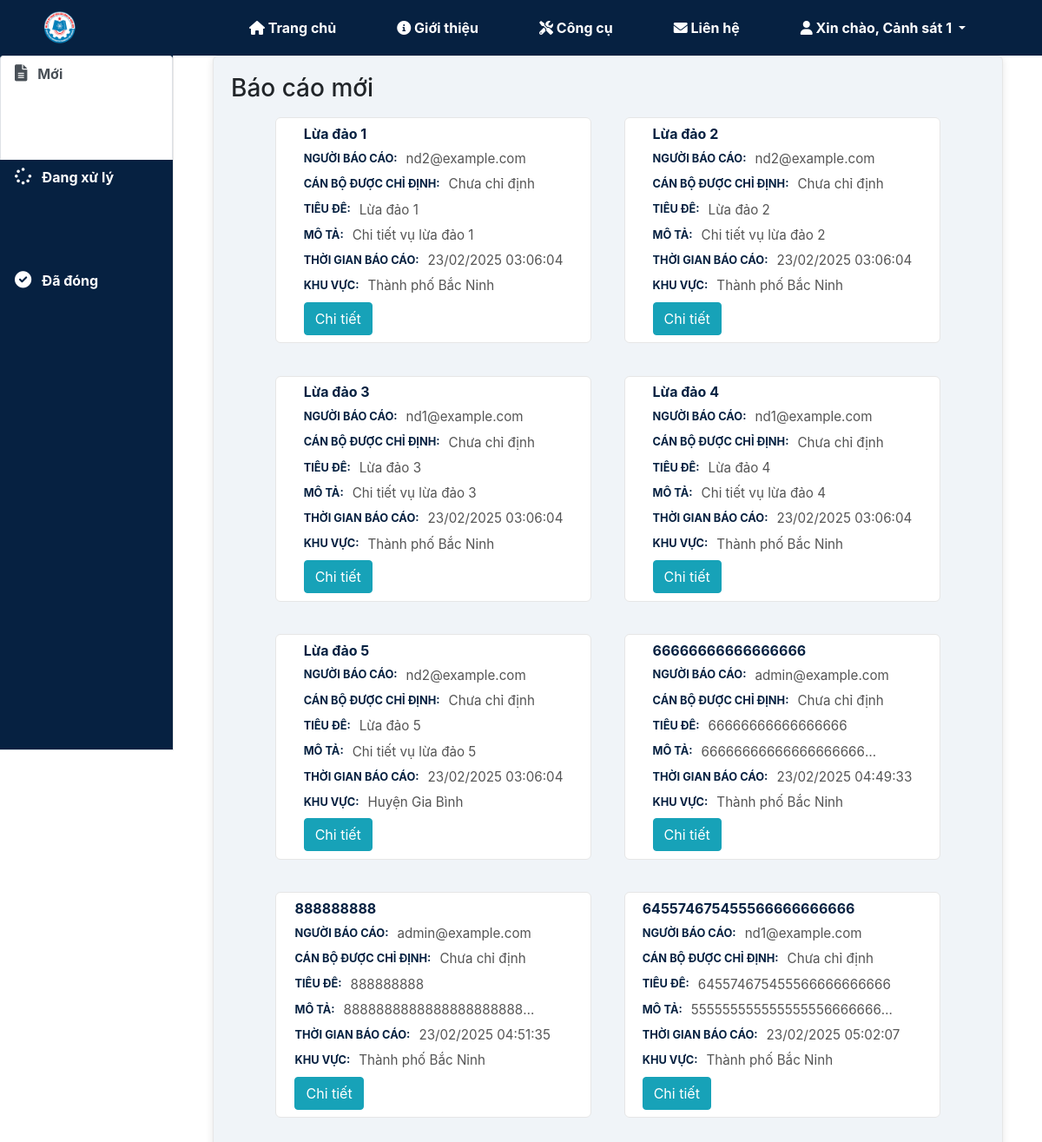
Page /police_officer/reports (signed in) on the committed database.
### asrp/models.py (models this page shows, shortened)
class User(UserMixin, db.Model):
    __tablename__ = 'users'
    id = db.Column(db.Integer, primary_key=True)
    username = db.Column(db.String(64), index=True, unique=True)
    email = db.Column(db.String(120), index=True, unique=True)
    password_hash = db.Column(db.String(128))
    full_name = db.Column(db.String(150), nullable=False)
    phone_number = db.Column(db.String(20), nullable=False)
    role = db.Column(
        db.Enum('user', 'police_officer', 'admin'),
        default='user',
        nullable=False
    )
    unit_id = db.Column(db.Integer, db.ForeignKey('units.id'), nullable=True)
    date_joined = db.Column(db.DateTime, default=datetime.utcnow, nullable=False)
    is_active = db.Column(db.Boolean, default=True, nullable=False)
    personal_photo = db.Column(db.String(200), nullable=True)
    id_card_photo = db.Column(db.String(200), nullable=True)
    additional_info = db.Column(db.Text, nullable=True)
    verification_status = db.Column(
        db.Enum('pending', 'verified', 'rejected'),
        default='pending',
        nullable=False
    )
    reports = relationship('Report', foreign_keys='Report.user_id', back_populates='user')
    unit = db.relationship('Unit', backref='members', lazy='joined')
    authored_contents = db.relationship('Content', backref='author', lazy='dynamic')

class Report(db.Model):
    __tablename__ = 'reports'
    id = db.Column(db.Integer, primary_key=True)
    user_id = db.Column(db.Integer, db.ForeignKey('users.id'), nullable=False)
    area_id = db.Column(db.Integer, db.ForeignKey('areas.id'), nullable=False)
    title = db.Column(db.String(200), nullable=False)
    description = db.Column(db.Text, nullable=False)
    latitude = db.Column(db.Float, nullable=True)
    longitude = db.Column(db.Float, nullable=True)
    date_submitted = db.Column(db.DateTime, default=datetime.utcnow, nullable=False)
    status = db.Column(
        db.Enum('new', 'in_progress', 'closed', 'resolved'),
        default='new',
        nullable=False
    )
    assigned_officer_id = db.Column(db.Integer, db.ForeignKey('users.id'), nullable=True)
    created_at = db.Column(db.DateTime, default=datetime.utcnow, nullable=False)
    updated_at = db.Column(
        db.DateTime,
        default=datetime.utcnow,
        onupdate=datetime.utcnow,
        nullable=False
    )
    user = relationship('User', foreign_keys=[user_id], back_populates='reports')
    assigned_officer = db.relationship('User', foreign_keys=[assigned_officer_id])
    area = db.relationship(
        'Area',
        backref='reports',
        lazy='joined'
    )
    attachments = db.relationship('Attachment', backref='report', lazy='select')

class Area(db.Model):
    __tablename__ = 'areas'
    id = db.Column(db.Integer, primary_key=True)
    name = db.Column(db.String(150), nullable=False)
    description = db.Column(db.Text, nullable=True)

### asrp/blueprints/police_officer/routes.py (the view)
@police_officer_bp.route('/reports', methods=['GET'])
@login_required
def view_reports():
    if current_user.role != 'police_officer':
        flash('Bạn không có quyền truy cập trang này.', 'danger')
        return redirect(url_for('main.index'))
    reports = Report.query.options(
        joinedload(Report.user),
        joinedload(Report.area),
        joinedload(Report.assigned_officer)
    ).filter(
        (Report.assigned_officer_id == None) | (Report.assigned_officer_id == current_user.id)
    ).all()
    return render_template('police_officer/reports.html', reports=reports)

### asrp/templates/police_officer/reports.html (shortened to what this page needs)
{% extends "base.html" %}
{% block content %}
<link rel="stylesheet" href="{{ url_for('static', filename='css/police_officer.css') }}">
  <link href="https://stackpath.bootstrapcdn.com/bootstrap/4.5.2/css/bootstrap.min.css" rel="stylesheet">
<link rel="stylesheet" href="https://cdnjs.cloudflare.com/ajax/libs/font-awesome/6.0.0-beta3/css/all.min.css">
<div class="container">
  <ul class="nav nav-tabs" role="tablist">
    <li class="nav-item active">
      <a class="nav-link active" href="#new" data-toggle="tab">
        <i class="fas fa-file-alt"></i> Mới
      </a>
    </li>
    <li class="nav-item">
      <a class="nav-link" href="#in_progress" data-toggle="tab">
        <i class="fas fa-spinner"></i> Đang xử lý
      </a>
    </li>
    <li class="nav-item">
      <a class="nav-link" href="#closed" data-toggle="tab">
        <i class="fas fa-check-circle"></i> Đã đóng
      </a>
    </li>
  </ul>
  <div class="tab-content">
    <div class="tab-pane fade active show" id="new">
      <h3>Báo cáo mới</h3>
      <ul class="list">
        {% for report in reports if report.status == 'new' %}
        <li class="list-item">
          <div class="list-content">
            <h2>{{ report.title }}</h2>
            <p class="key-value">
              <span class="key">Người báo cáo:</span>
              <span class="value">{{ report.user.email }}</span>
            </p>
            <p class="key-value">
              <span class="key">Cán bộ được chỉ định:</span>
              <span class="value">{{ report.assigned_officer.full_name if report.assigned_officer else 'Chưa chỉ định' }}</span>
            </p>
            <p class="key-value">
              <span class="key">Tiêu đề:</span>
              <span class="value">{{ report.title }}</span>
            </p>
            <p class="key-value">
              <span class="key">Mô tả:</span>
              <span class="value">{{ report.description }}</span>
            </p>
            <p class="key-value">
              <span class="key">Thời gian báo cáo:</span>
              <span class="value">{{ report.date_submitted.strftime('%d/%m/%Y %H:%M:%S') }}</span>
            </p>
            <p class="key-value">
              <span class="key">Khu vực:</span>
              <span class="value">{{ report.area.name }}</span>
            </p>
            <p>
              <a href="{{ url_for('police_officer.report_detail', report_id=report.id) }}" class="btn btn-info">Chi tiết</a>
            </p>
          </div>
        </li>
        {% endfor %}
      </ul>
    </div>
  </div>
</div>
{% endblock %}

### asrp/templates/base.html (shortened to what this page needs)
<!DOCTYPE html>
<html lang="vi">
<head>
  <link rel="stylesheet" href="https://cdnjs.cloudflare.com/ajax/libs/font-awesome/6.0.0/css/all.min.css" />
  <link rel="stylesheet" href="{{ url_for('static', filename='css/main.css') }}">
  <link rel="stylesheet" href="https://cdn.jsdelivr.net/npm/sweetalert2@11/dist/sweetalert2.min.css">
  <link rel="stylesheet" href="{{ url_for('static', filename='css/check_info.css') }}">
</head>
<body>
  <header class="header">
    <div class="container header-container">
      <div class="logo">
        <a href="{{ url_for('main.index') }}">
          <img src="{{ url_for('static', filename='images/logo.png') }}" alt="Logo" class="logo-img" />
        </a>
      </div>
      <nav class="navbar">
        <ul>
          <li>
            <a href="{{ url_for('main.index') }}">
              <i class="fas fa-home"></i>  Trang chủ
            </a>
          </li>
          <li>
            <a href="#">
              <i class="fas fa-info-circle"></i>  Giới thiệu
            </a>
          </li>
          <li>
            <a href="#">
              <i class="fas fa-tools"></i>  Công cụ
            </a>
          </li>
          <li>
            <a href="#">
              <i class="fas fa-envelope"></i>  Liên hệ
            </a>
          </li>
          {% if current_user.is_authenticated %}
            <li class="dropdown">
              <a href="#" class="dropdown-toggle">
                <i class="fas fa-user"></i>  Xin chào, {{ current_user.full_name }}
              </a>
            </li>
          {% else %}
            <li>
              <a href="{{ url_for('auth.dang_nhap') }}">
                <i class="fas fa-sign-in-alt"></i> Đăng nhập
              </a>
            </li>
          {% endif %}
        </ul>
      </nav>
    </div>
  </header>
  {% block content %}{% endblock %}
</body>
</html>

### asrp/static/css/main.css (style rules this page uses)
* { margin: 0; padding: 0; box-sizing: border-box; }
html, body { height: 100%; margin: 0; display: flex; flex-direction: column; }
body { font-family: system-ui, -apple-system, BlinkMacSystemFont, "Segoe UI", Roboto, Oxygen, Ubuntu, Cantarell, "Open Sans", "Helvetica Neue", sans-serif; color: #333; background-color: #FFFFFF; flex: 1; }
.container { max-width: 1200px; margin: 0 auto; width: 90%; }
.header { background-color: #062141; padding: 0.75rem 0; position: -webkit-sticky; position: sticky; top: 0; z-index: 1000; }
.header-container { display: flex; align-items: center; justify-content: space-between; }
.header .navbar ul { display: flex; list-style: none; margin: 0; padding: 0; }
.header .navbar ul li { margin: 0 15px; position: relative; }
.header .navbar ul li a { text-decoration: none; color: #fff; font-weight: bold; transition: color 0.3s; }
.logo-img { height: 40px; }
.navbar ul { list-style: none; display: flex; gap: 1rem; }
.navbar ul li a { text-decoration: none; color: #fff; font-weight: 500; padding: 0.5rem 0.75rem; transition: background-color 0.3s; }
.btn { display: inline-block; background-color: #03163c; color: #fff; text-decoration: none; padding: 0.5rem 1rem; border-radius: 4px; transition: background-color 0.3s; }

### asrp/static/css/check_info.css (style rules this page uses)
html, body { height: 100%; }
body { margin: 0; font-family: system-ui, -apple-system, BlinkMacSystemFont, "Segoe UI", Roboto, Oxygen, Ubuntu, Cantarell, "Open Sans", "Helvetica Neue", sans-serif; background-color: #FFFFFF; }

### asrp/static/css/police_officer.css (style rules this page uses)
.list-item { background: #fff; margin: 1%; display: flex; flex: 0 0 100%; border: 1px solid #e6e6e6; border-radius: 6px; padding: 20px; transition: transform 0.2s, box-shadow 0.2s; width: 360px; height: 260px; justify-content: center; align-items: center; text-align: center; box-sizing: border-box; overflow: hidden; }
.list-content { display: flex; flex-direction: column; gap: 8px; justify-content: center; overflow: hidden; text-align: left; }
.list-content h2 { font-size: 1em; color: #062141; margin: 0; font-weight: bold; overflow: hidden; text-overflow: ellipsis; white-space: nowrap; }
.list-content p { font-size: 1em; margin: 0; color: #555555; line-height: 1.4; overflow: hidden; text-overflow: ellipsis; white-space: nowrap; max-width: 100%; }
.list-content .key { font-weight: 700; color: #062141; font-size: 0.8em; text-transform: uppercase; overflow: hidden; text-overflow: ellipsis; white-space: nowrap; max-width: 160px; flex-shrink: 0; }
.list-content .value { color: #555555; font-size: 0.95em; font-weight: 400; text-overflow: ellipsis; overflow: hidden; white-space: nowrap; max-width: calc(100% - 90px); display: inline-block; }
.list-content .key-value { display: flex; flex-direction: row; align-items: center; gap: 10px; justify-content: flex-start; }
.list { display: flex; flex-wrap: wrap; gap: 20px; justify-content: center; }
@media all and (min-width: 300px) { .list-item { flex: 0 0 42%; } }
.btn-info { background-color: #062141; color: #fff; transition: background-color 0.3s; }
.nav-tabs { display: flex; flex-direction: column; width: 200px; border-right: 1px solid #e6e6e6; margin-right: 20px; padding: 0; position: fixed; top: 64px; left: 0; height: 100vh; background-color: #062141; }
.nav-item { margin: 0; height: 120px; }
.nav-link { display: flex; align-items: center; justify-content: center; padding: 10px; color: #fff; text-decoration: none; font-weight: bold; transition: background-color 0.3s, color 0.3s; border-radius: 0; height: 100%; }
.nav-link:hover, .nav-link.active { background-color: #0a3a5c; color: #fff; }
.nav-link i { margin-right: 8px; font-size: 1.2em; color: inherit; }
.tab-content { margin-left: 200px; flex-grow: 1; padding: 20px; background-color: #f0f4f8; border: 1px solid #e6e6e6; border-radius: 6px; box-shadow: 0 2px 10px rgba(0, 0, 0, 0.1); min-height: 400px; overflow-y: auto; display: flex; flex-direction: column; gap: 8px; justify-content: center; text-align: left; width: calc(100% - 20px); }
.container { margin-left: 200px; display: flex; flex-direction: row; gap: 20px; }
@media (min-width: 1200px) { .container, .container-md, .container-sm { max-width: 1200px; } }

### rows in the picture
User: full_name "Cảnh sát 1"
Report: title "Lừa đảo 1", user.email "nd2@example.com", assigned_officer "Chưa chỉ định", description "Chi tiết vụ lừa đảo 1", date_submitted "23/02/2025 03:06:04", area.name "Thành phố Bắc Ninh"
Report: title "Lừa đảo 2", user.email "nd2@example.com", assigned_officer "Chưa chỉ định", description "Chi tiết vụ lừa đảo 2", date_submitted "23/02/2025 03:06:04", area.name "Thành phố Bắc Ninh"
Report: title "Lừa đảo 3", user.email "nd1@example.com", assigned_officer "Chưa chỉ định", description "Chi tiết vụ lừa đảo 3", date_submitted "23/02/2025 03:06:04", area.name "Thành phố Bắc Ninh"
Report: title "Lừa đảo 4", user.email "nd1@example.com", assigned_officer "Chưa chỉ định", description "Chi tiết vụ lừa đảo 4", date_submitted "23/02/2025 03:06:04", area.name "Thành phố Bắc Ninh"
Report: title "Lừa đảo 5", user.email "nd2@example.com", assigned_officer "Chưa chỉ định", description "Chi tiết vụ lừa đảo 5", date_submitted "23/02/2025 03:06:04", area.name "Huyện Gia Bình"
Report: title "66666666666666666", user.email "admin@example.com", assigned_officer "Chưa chỉ định", description "66666666666666666666…", date_submitted "23/02/2025 04:49:33", area.name "Thành phố Bắc Ninh"
Report: title "888888888", user.email "admin@example.com", assigned_officer "Chưa chỉ định", description "8888888888888888888888…", date_submitted "23/02/2025 04:51:35", area.name "Thành phố Bắc Ninh"
Report: title "645574675455566666666666", user.email "nd1@example.com", assigned_officer "Chưa chỉ định", description "555555555555555556666666…", date_submitted "23/02/2025 05:02:07", area.name "Thành phố Bắc Ninh"
